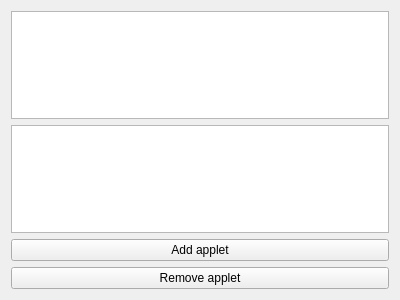
<?xml version="1.0" encoding="UTF-8"?>
<ui version="4.0">
 <class>ConfigureAppletsWidget</class>
 <widget class="QWidget" name="ConfigureAppletsWidget">
  <property name="geometry">
   <rect>
    <x>0</x>
    <y>0</y>
    <width>400</width>
    <height>300</height>
   </rect>
  </property>
  <property name="windowTitle">
   <string>Form</string>
  </property>
  <layout class="QVBoxLayout" name="verticalLayout">
   <item>
    <widget class="QListWidget" name="avaibleApplets"/>
   </item>
   <item>
    <widget class="QListWidget" name="addedApplets"/>
   </item>
   <item>
    <widget class="QPushButton" name="add">
     <property name="text">
      <string>Add applet</string>
     </property>
    </widget>
   </item>
   <item>
    <widget class="QPushButton" name="remove">
     <property name="text">
      <string>Remove applet</string>
     </property>
    </widget>
   </item>
  </layout>
 </widget>
 <resources/>
 <connections/>
</ui>
